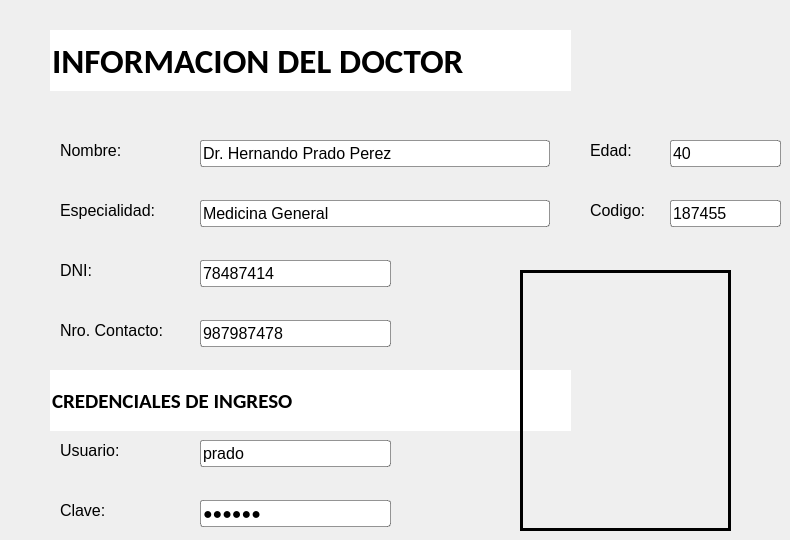
    <widget class="QWidget" name="tab_4">
     <attribute name="title">
      <string>Page</string>
     </attribute>
     <widget class="QLineEdit" name="lineEdit_11">
      <property name="geometry">
       <rect>
        <x>50</x>
        <y>30</y>
        <width>521</width>
        <height>61</height>
       </rect>
      </property>
      <property name="font">
       <font>
        <family>Calibri</family>
        <pointsize>26</pointsize>
        <weight>75</weight>
        <bold>true</bold>
       </font>
      </property>
      <property name="styleSheet">
       <string notr="true">border: none; background-image: transparent</string>
      </property>
      <property name="text">
       <string>INFORMACION DEL DOCTOR</string>
      </property>
     </widget>
     <widget class="QLabel" name="label_5">
      <property name="geometry">
       <rect>
        <x>590</x>
        <y>140</y>
        <width>61</width>
        <height>21</height>
       </rect>
      </property>
      <property name="font">
       <font>
        <family>Arial</family>
        <pointsize>12</pointsize>
       </font>
      </property>
      <property name="styleSheet">
       <string notr="true">border-width: 0px</string>
      </property>
      <property name="text">
       <string>Edad:</string>
      </property>
     </widget>
     <widget class="QLineEdit" name="lineEdit_13">
      <property name="geometry">
       <rect>
        <x>670</x>
        <y>140</y>
        <width>111</width>
        <height>27</height>
       </rect>
      </property>
      <property name="font">
       <font>
        <family>Arial</family>
        <pointsize>12</pointsize>
       </font>
      </property>
      <property name="cursor">
       <cursorShape>IBeamCursor</cursorShape>
      </property>
      <property name="styleSheet">
       <string notr="true">background-color: rgb(255, 255, 255);  border: 1px solid rgba(0,0,0, 0.4); border-radius: 3px</string>
      </property>
      <property name="inputMethodHints">
       <set>Qt::ImhDigitsOnly|Qt::ImhFormattedNumbersOnly</set>
      </property>
      <property name="text">
       <string>40</string>
      </property>
      <property name="readOnly">
       <bool>true</bool>
      </property>
     </widget>
     <widget class="QLabel" name="label_15">
      <property name="geometry">
       <rect>
        <x>60</x>
        <y>140</y>
        <width>81</width>
        <height>21</height>
       </rect>
      </property>
      <property name="font">
       <font>
        <family>Arial</family>
        <pointsize>12</pointsize>
       </font>
      </property>
      <property name="styleSheet">
       <string notr="true">border-width: 0px</string>
      </property>
      <property name="text">
       <string>Nombre:</string>
      </property>
     </widget>
     <widget class="QLabel" name="label_16">
      <property name="geometry">
       <rect>
        <x>60</x>
        <y>200</y>
        <width>131</width>
        <height>21</height>
       </rect>
      </property>
      <property name="font">
       <font>
        <family>Arial</family>
        <pointsize>12</pointsize>
        <weight>50</weight>
        <bold>false</bold>
       </font>
      </property>
      <property name="styleSheet">
       <string notr="true">border-width: 0px</string>
      </property>
      <property name="text">
       <string>Especialidad:</string>
      </property>
     </widget>
     <widget class="QLineEdit" name="lineEdit_15">
      <property name="geometry">
       <rect>
        <x>200</x>
        <y>140</y>
        <width>350</width>
        <height>27</height>
       </rect>
      </property>
      <property name="font">
       <font>
        <family>Arial</family>
        <pointsize>12</pointsize>
       </font>
      </property>
      <property name="styleSheet">
       <string notr="true">background-color: rgb(255, 255, 255); border: 1px solid rgba(0,0,0, 0.4); border-radius: 3px</string>
      </property>
      <property name="text">
       <string>Dr. Hernando Prado Perez</string>
      </property>
      <property name="readOnly">
       <bool>true</bool>
      </property>
     </widget>
     <widget class="QLineEdit" name="lineEdit_16">
      <property name="geometry">
       <rect>
        <x>200</x>
        <y>200</y>
        <width>350</width>
        <height>27</height>
       </rect>
      </property>
      <property name="font">
       <font>
        <family>Arial</family>
        <pointsize>12</pointsize>
       </font>
      </property>
      <property name="styleSheet">
       <string notr="true">background-color: rgb(255, 255, 255); border: 1px solid rgba(0,0,0, 0.4); border-radius: 3px</string>
      </property>
      <property name="text">
       <string>Medicina General</string>
      </property>
      <property name="readOnly">
       <bool>true</bool>
      </property>
     </widget>
     <widget class="QLabel" name="label_17">
      <property name="geometry">
       <rect>
        <x>590</x>
        <y>200</y>
        <width>61</width>
        <height>21</height>
       </rect>
      </property>
      <property name="font">
       <font>
        <family>Arial</family>
        <pointsize>12</pointsize>
       </font>
      </property>
      <property name="styleSheet">
       <string notr="true">border-width: 0px</string>
      </property>
      <property name="text">
       <string>Codigo:</string>
      </property>
     </widget>
     <widget class="QLineEdit" name="lineEdit_14">
      <property name="geometry">
       <rect>
        <x>670</x>
        <y>200</y>
        <width>111</width>
        <height>27</height>
       </rect>
      </property>
      <property name="font">
       <font>
        <family>Arial</family>
        <pointsize>12</pointsize>
       </font>
      </property>
      <property name="cursor">
       <cursorShape>IBeamCursor</cursorShape>
      </property>
      <property name="styleSheet">
       <string notr="true">background-color: rgb(255, 255, 255);  border: 1px solid rgba(0,0,0, 0.4); border-radius: 3px</string>
      </property>
      <property name="inputMethodHints">
       <set>Qt::ImhDigitsOnly|Qt::ImhFormattedNumbersOnly</set>
      </property>
      <property name="text">
       <string>187455</string>
      </property>
      <property name="readOnly">
       <bool>true</bool>
      </property>
     </widget>
     <widget class="QLabel" name="label_18">
      <property name="geometry">
       <rect>
        <x>60</x>
        <y>260</y>
        <width>61</width>
        <height>21</height>
       </rect>
      </property>
      <property name="font">
       <font>
        <family>Arial</family>
        <pointsize>12</pointsize>
       </font>
      </property>
      <property name="styleSheet">
       <string notr="true">border-width: 0px</string>
      </property>
      <property name="text">
       <string>DNI:</string>
      </property>
     </widget>
     <widget class="QLineEdit" name="lineEdit_17">
      <property name="geometry">
       <rect>
        <x>200</x>
        <y>260</y>
        <width>191</width>
        <height>27</height>
       </rect>
      </property>
      <property name="font">
       <font>
        <family>Arial</family>
        <pointsize>12</pointsize>
       </font>
      </property>
      <property name="cursor">
       <cursorShape>IBeamCursor</cursorShape>
      </property>
      <property name="styleSheet">
       <string notr="true">background-color: rgb(255, 255, 255);  border: 1px solid rgba(0,0,0, 0.4); border-radius: 3px</string>
      </property>
      <property name="inputMethodHints">
       <set>Qt::ImhDigitsOnly|Qt::ImhFormattedNumbersOnly</set>
      </property>
      <property name="text">
       <string>78487414</string>
      </property>
      <property name="readOnly">
       <bool>true</bool>
      </property>
     </widget>
     <widget class="QLineEdit" name="lineEdit_18">
      <property name="geometry">
       <rect>
        <x>200</x>
        <y>320</y>
        <width>191</width>
        <height>27</height>
       </rect>
      </property>
      <property name="font">
       <font>
        <family>Arial</family>
        <pointsize>12</pointsize>
       </font>
      </property>
      <property name="cursor">
       <cursorShape>IBeamCursor</cursorShape>
      </property>
      <property name="styleSheet">
       <string notr="true">background-color: rgb(255, 255, 255);  border: 1px solid rgba(0,0,0, 0.4); border-radius: 3px</string>
      </property>
      <property name="inputMethodHints">
       <set>Qt::ImhDigitsOnly|Qt::ImhFormattedNumbersOnly</set>
      </property>
      <property name="text">
       <string>987987478</string>
      </property>
      <property name="readOnly">
       <bool>true</bool>
      </property>
     </widget>
     <widget class="QLabel" name="label_19">
      <property name="geometry">
       <rect>
        <x>60</x>
        <y>320</y>
        <width>131</width>
        <height>21</height>
       </rect>
      </property>
      <property name="font">
       <font>
        <family>Arial</family>
        <pointsize>12</pointsize>
       </font>
      </property>
      <property name="styleSheet">
       <string notr="true">border-width: 0px</string>
      </property>
      <property name="text">
       <string>Nro. Contacto:</string>
      </property>
     </widget>
     <widget class="QLineEdit" name="lineEdit_19">
      <property name="geometry">
       <rect>
        <x>50</x>
        <y>370</y>
        <width>521</width>
        <height>61</height>
       </rect>
      </property>
      <property name="font">
       <font>
        <family>Calibri</family>
        <pointsize>16</pointsize>
        <weight>75</weight>
        <bold>true</bold>
       </font>
      </property>
      <property name="styleSheet">
       <string notr="true">border: none; background-image: transparent</string>
      </property>
      <property name="text">
       <string>CREDENCIALES DE INGRESO</string>
      </property>
     </widget>
     <widget class="QLineEdit" name="lineEdit_20">
      <property name="geometry">
       <rect>
        <x>200</x>
        <y>440</y>
        <width>191</width>
        <height>27</height>
       </rect>
      </property>
      <property name="font">
       <font>
        <family>Arial</family>
        <pointsize>12</pointsize>
       </font>
      </property>
      <property name="cursor">
       <cursorShape>IBeamCursor</cursorShape>
      </property>
      <property name="styleSheet">
       <string notr="true">background-color: rgb(255, 255, 255);  border: 1px solid rgba(0,0,0, 0.4); border-radius: 3px</string>
      </property>
      <property name="inputMethodHints">
       <set>Qt::ImhDigitsOnly|Qt::ImhFormattedNumbersOnly</set>
      </property>
      <property name="text">
       <string>prado</string>
      </property>
     </widget>
     <widget class="QLabel" name="label_20">
      <property name="geometry">
       <rect>
        <x>60</x>
        <y>440</y>
        <width>131</width>
        <height>21</height>
       </rect>
      </property>
      <property name="font">
       <font>
        <family>Arial</family>
        <pointsize>12</pointsize>
       </font>
      </property>
      <property name="styleSheet">
       <string notr="true">border-width: 0px</string>
      </property>
      <property name="text">
       <string>Usuario:</string>
      </property>
     </widget>
     <widget class="QLabel" name="label_21">
      <property name="geometry">
       <rect>
        <x>60</x>
        <y>500</y>
        <width>131</width>
        <height>21</height>
       </rect>
      </property>
      <property name="font">
       <font>
        <family>Arial</family>
        <pointsize>12</pointsize>
       </font>
      </property>
      <property name="styleSheet">
       <string notr="true">border-width: 0px</string>
      </property>
      <property name="text">
       <string>Clave:</string>
      </property>
     </widget>
     <widget class="QLineEdit" name="lineEdit_21">
      <property name="geometry">
       <rect>
        <x>200</x>
        <y>500</y>
        <width>191</width>
        <height>27</height>
       </rect>
      </property>
      <property name="font">
       <font>
        <family>Arial</family>
        <pointsize>12</pointsize>
       </font>
      </property>
      <property name="cursor">
       <cursorShape>IBeamCursor</cursorShape>
      </property>
      <property name="styleSheet">
       <string notr="true">background-color: rgb(255, 255, 255);  border: 1px solid rgba(0,0,0, 0.4); border-radius: 3px</string>
      </property>
      <property name="inputMethodHints">
       <set>Qt::ImhDigitsOnly|Qt::ImhFormattedNumbersOnly|Qt::ImhHiddenText|Qt::ImhNoAutoUppercase|Qt::ImhNoPredictiveText|Qt::ImhSensitiveData</set>
      </property>
      <property name="text">
       <string>prado1</string>
      </property>
      <property name="echoMode">
       <enum>QLineEdit::Password</enum>
      </property>
     </widget>
     <widget class="QLabel" name="label_22">
      <property name="geometry">
       <rect>
        <x>520</x>
        <y>270</y>
        <width>211</width>
        <height>261</height>
       </rect>
      </property>
      <property name="frameShape">
       <enum>QFrame::Box</enum>
      </property>
      <property name="frameShadow">
       <enum>QFrame::Plain</enum>
      </property>
      <property name="lineWidth">
       <number>3</number>
      </property>
      <property name="midLineWidth">
       <number>0</number>
      </property>
      <property name="text">
       <string/>
      </property>
      <property name="pixmap">
       <pixmap>../imagenesdoctores/doctor1.jpg</pixmap>
      </property>
      <property name="scaledContents">
       <bool>true</bool>
      </property>
     </widget>
    </widget>
